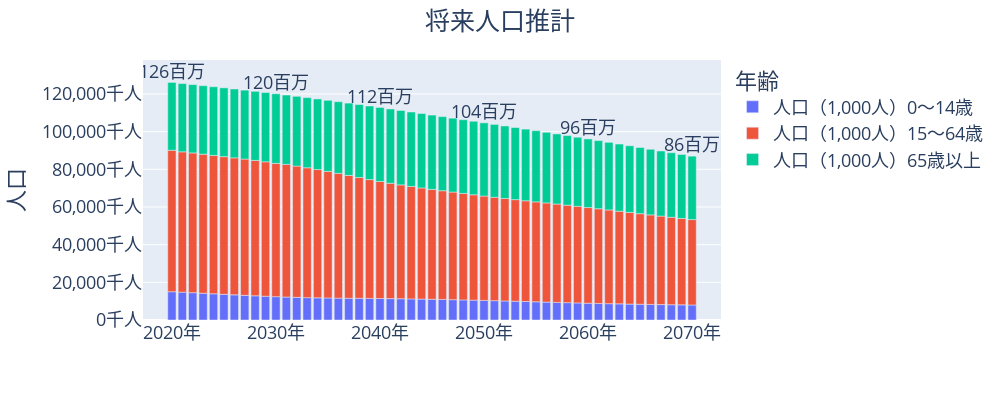

Write notebook code for a chart like this one.
### Code cell
pop_projections_fig = px.bar(pop_tidy_df, x="年次西暦", y="人口", color="年齢")
pop_projections_fig.add_trace(go.Scatter(
    x=totals_per_10year["年次西暦"],
    y=totals_per_10year["人口"] + 5000,
    text=annotations,
    mode="text",
    showlegend=False
))
pop_projections_fig.update_layout(width=1000, height=400, font={"size": 18},
    xaxis={"ticksuffix": "年", "title": None},
    yaxis={"tickformat": ",.0f", "ticksuffix": "千人"},
)
pop_projections_fig.update_layout(
    title_text="将来人口推計",
    title_x=0.5
)
pop_projections_fig.show()
